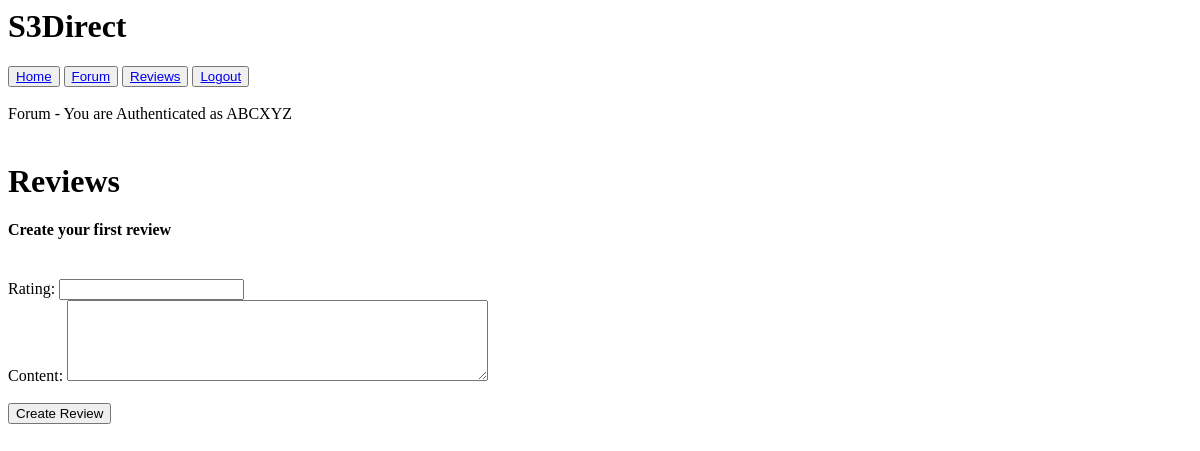
Before: /reviews/update/ (signed in) with the older database file.
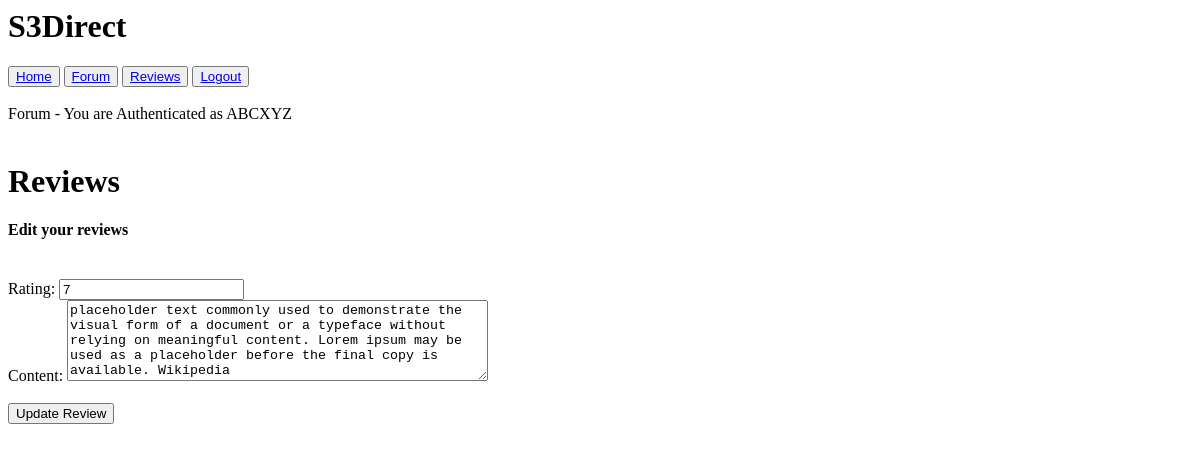
After: the same page with the newer database file.
### Core/models.py (models this page shows)
class Reviews(models.Model):
    dateCreated = models.DateTimeField(auto_now_add = True)
    dateModified = models.DateTimeField(auto_now = True)
    primaryKey = models.UUIDField(default=uuid.uuid4, editable=False, unique=True)
    Profile = models.ForeignKey(Account, on_delete=models.CASCADE)
    Content = models.CharField(max_length=1000, default="")
    Rating = models.IntegerField(default=0)

### Core/views/ReviewsC.py (the view)
# urls.py: path("reviews/update/", ReviewsC.reviewsUpdate, name = "ReviewsUpdatePage"),
def reviewsUpdate(request):
    if request.user.is_authenticated:
        _Account = Account.objects.get(Username = request.user)
        if request.method == 'POST':
            Content = request.POST.get('Content')
            Rating = int(request.POST.get('Rating'))
            UserReviews = Reviews.objects.filter(Profile = _Account).first()
            if UserReviews:
                UserReviews.Content = Content
                UserReviews.Rating = Rating
                UserReviews.save()
            else:
                UserReviews = Reviews.objects.create(Profile = _Account, Content = Content, Rating = Rating)
                UserReviews.save()
            return HttpResponseRedirect(reverse('Public:ReviewsPage'))
        else:
            _Reviews = Reviews.objects.filter(Profile = _Account).first()
            context = {
                "isAuthenticated": True,
                "Account": _Account,
                "Reviews": _Reviews
            }
            return render(request, 'Public/Reviews/ReviewsUpdate.html', context)
    else:
        return HttpResponseRedirect(reverse('Public:ReviewsPage'))

### Core/templates/Public/Reviews/ReviewsUpdate.html (shortened to what this page needs)
{% extends 'Core.html' %}
{% block content %}
  Forum -
  {% if isAuthenticated %}
  You are Authenticated as {{ Account.Username }}
  {% else %}
  Not Authenticated
  {% endif %}
  <br/><br/>
  <h1>Reviews</h1>
  {% if Reviews %}
  <h4> Edit your reviews </h4>
  {% else %}
  <h4> Create your first review </h4>
  {% endif %}
  <br/>
  <form action="{% url 'Public:ReviewsUpdatePage' %}" method="post" enctype="multipart/form-data">
    <label for="title">Rating:</label>
    {% if Reviews %}
    <input type="text" id="Rating" name="Rating" required value="{{ Reviews.Rating }}">
    {% else %}
    <input type="text" id="Rating" name="Rating" required>
    {% endif %}
    <br>
    <label for="content">Content:</label>
    {% if Reviews %}
    <textarea id="content" name="Content" rows="5" cols="50" required>{{ Reviews.Content }}</textarea>
    {% else %}
    <textarea id="content" name="Content" rows="5" cols="50" required></textarea>
    {% endif %}
    <br><br/>
    {% if Reviews %}
    <input type="submit" value="Update Review">
    {% else %}
    <input type="submit" value="Create Review">
    {% endif %}
  </form>
{% endblock %}

Changed rows visible on the page:
added Reviews: Rating "7", Content "placeholder text commonly used to demonstrate the visual form of a document or a typeface without relying on meaningful content. Lorem ipsum may be used as a placeholder before the final copy is available. Wikipedia"
Other visible differences:
form field value: (not shown) → "Update Review"
form field value: "Create Review" → (not shown)
text no longer shown: "Create your first review"
text now shown: "Edit your reviews"
